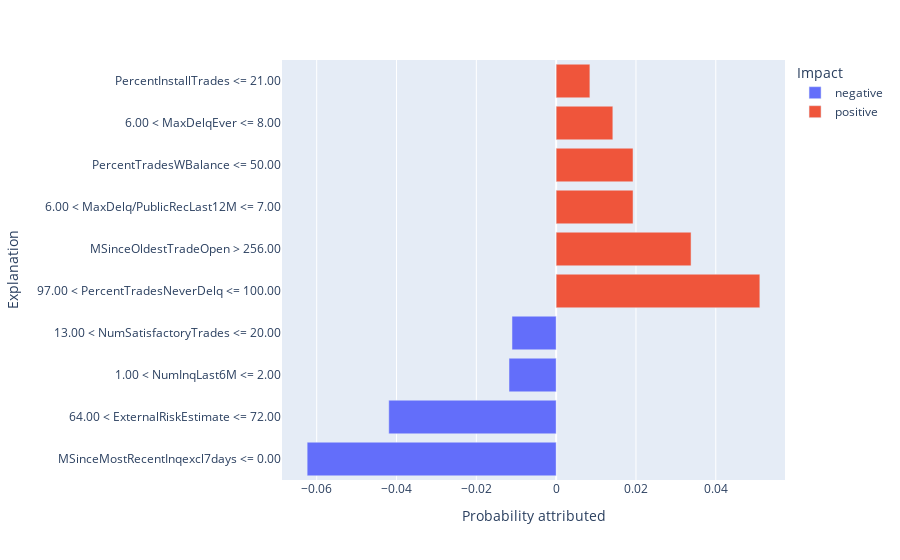

The notebook cell saved with this chart:
### Code cell
import plotly.express as px


explanations = [e[0] for e in exp.as_list()]
prob_values = [e[1] for e in exp.as_list()]
impact = ['positive' if e[1] > 0 else 'negative' for e in exp.as_list()]
d = {
    "Explanation": explanations,
    "Probability attributed": prob_values,
    "Impact": impact
}
fig = px.bar(
    data_frame=pd.DataFrame(d),
    y="Explanation",
    x="Probability attributed",
    orientation='h',
    color="Impact"
)
fig.show()

### Figure 1 — Plotly figure (JSON) as saved in the notebook; plotly's stock layout.template omitted (floating-point values rounded to 4 significant figures)
{"data": [{"alignmentgroup": "True", "hovertemplate": "Impact=negative<br>Probability attributed=%{x}<br>Explanation=%{y}<extra></extra>", "legendgroup": "negative", "marker": {"color": "#636efa", "pattern": {"shape": ""}}, "name": "negative", "offsetgroup": "negative", "orientation": "h", "showlegend": true, "textposition": "auto", "type": "bar", "x": [-0.06239, -0.04194, -0.01181, -0.01107], "xaxis": "x", "y": ["MSinceMostRecentInqexcl7days <= 0.00", "64.00 < ExternalRiskEstimate <= 72.00", "1.00 < NumInqLast6M <= 2.00", "13.00 < NumSatisfactoryTrades <= 20.00"], "yaxis": "y"}, {"alignmentgroup": "True", "hovertemplate": "Impact=positive<br>Probability attributed=%{x}<br>Explanation=%{y}<extra></extra>", "legendgroup": "positive", "marker": {"color": "#EF553B", "pattern": {"shape": ""}}, "name": "positive", "offsetgroup": "positive", "orientation": "h", "showlegend": true, "textposition": "auto", "type": "bar", "x": [0.05104, 0.0338, 0.01927, 0.01926, 0.0142, 0.008455], "xaxis": "x", "y": ["97.00 < PercentTradesNeverDelq <= 100.00", "MSinceOldestTradeOpen > 256.00", "6.00 < MaxDelq/PublicRecLast12M <= 7.00", "PercentTradesWBalance <= 50.00", "6.00 < MaxDelqEver <= 8.00", "PercentInstallTrades <= 21.00"], "yaxis": "y"}], "layout": {"barmode": "relative", "legend": {"title": {"text": "Impact"}, "tracegroupgap": 0}, "margin": {"t": 60}, "xaxis": {"anchor": "y", "domain": [0, 1], "title": {"text": "Probability attributed"}}, "yaxis": {"anchor": "x", "domain": [0, 1], "title": {"text": "Explanation"}}}}
